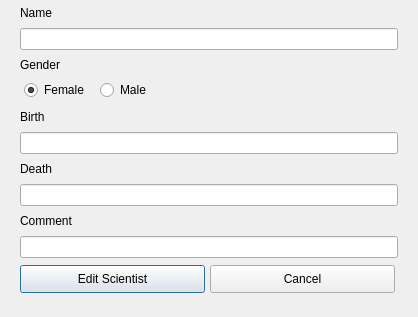
<?xml version="1.0" encoding="UTF-8"?>
<ui version="4.0">
 <class>EditScientistDialog</class>
 <widget class="QDialog" name="EditScientistDialog">
  <property name="geometry">
   <rect>
    <x>0</x>
    <y>0</y>
    <width>418</width>
    <height>317</height>
   </rect>
  </property>
  <property name="windowTitle">
   <string>Edit scientist</string>
  </property>
  <widget class="QLineEdit" name="input_scientist_name">
   <property name="geometry">
    <rect>
     <x>20</x>
     <y>28</y>
     <width>378</width>
     <height>22</height>
    </rect>
   </property>
  </widget>
  <widget class="QLabel" name="label_scientist_birth">
   <property name="geometry">
    <rect>
     <x>20</x>
     <y>109</y>
     <width>378</width>
     <height>16</height>
    </rect>
   </property>
   <property name="text">
    <string>Birth</string>
   </property>
  </widget>
  <widget class="QLineEdit" name="input_scientist_birth">
   <property name="geometry">
    <rect>
     <x>20</x>
     <y>132</y>
     <width>378</width>
     <height>22</height>
    </rect>
   </property>
  </widget>
  <widget class="QLineEdit" name="input_scientist_death">
   <property name="geometry">
    <rect>
     <x>20</x>
     <y>184</y>
     <width>378</width>
     <height>22</height>
    </rect>
   </property>
  </widget>
  <widget class="QLabel" name="label_scientist_gender">
   <property name="geometry">
    <rect>
     <x>20</x>
     <y>57</y>
     <width>378</width>
     <height>16</height>
    </rect>
   </property>
   <property name="text">
    <string>Gender</string>
   </property>
  </widget>
  <widget class="QLabel" name="label_scientist_comment">
   <property name="geometry">
    <rect>
     <x>20</x>
     <y>213</y>
     <width>378</width>
     <height>16</height>
    </rect>
   </property>
   <property name="text">
    <string>Comment</string>
   </property>
  </widget>
  <widget class="QLabel" name="label_scientist_name">
   <property name="geometry">
    <rect>
     <x>20</x>
     <y>5</y>
     <width>378</width>
     <height>16</height>
    </rect>
   </property>
   <property name="text">
    <string>Name</string>
   </property>
  </widget>
  <widget class="QPushButton" name="button_scientist_edit">
   <property name="geometry">
    <rect>
     <x>20</x>
     <y>265</y>
     <width>185</width>
     <height>28</height>
    </rect>
   </property>
   <property name="text">
    <string>Edit Scientist</string>
   </property>
  </widget>
  <widget class="QLineEdit" name="input_scientist_comment">
   <property name="geometry">
    <rect>
     <x>20</x>
     <y>236</y>
     <width>378</width>
     <height>22</height>
    </rect>
   </property>
  </widget>
  <widget class="QLabel" name="label_scientist_death">
   <property name="geometry">
    <rect>
     <x>20</x>
     <y>161</y>
     <width>378</width>
     <height>16</height>
    </rect>
   </property>
   <property name="text">
    <string>Death</string>
   </property>
  </widget>
  <widget class="QPushButton" name="button_scientist_edit_cancel">
   <property name="geometry">
    <rect>
     <x>210</x>
     <y>265</y>
     <width>185</width>
     <height>28</height>
    </rect>
   </property>
   <property name="text">
    <string>Cancel</string>
   </property>
  </widget>
  <widget class="QRadioButton" name="edit_scientist_radio_button_male">
   <property name="geometry">
    <rect>
     <x>100</x>
     <y>80</y>
     <width>81</width>
     <height>20</height>
    </rect>
   </property>
   <property name="text">
    <string>Male</string>
   </property>
  </widget>
  <widget class="QRadioButton" name="edit_scientist_radio_button_female">
   <property name="geometry">
    <rect>
     <x>24</x>
     <y>80</y>
     <width>69</width>
     <height>20</height>
    </rect>
   </property>
   <property name="text">
    <string>Female</string>
   </property>
   <property name="checked">
    <bool>true</bool>
   </property>
  </widget>
 </widget>
 <resources/>
 <connections/>
</ui>
